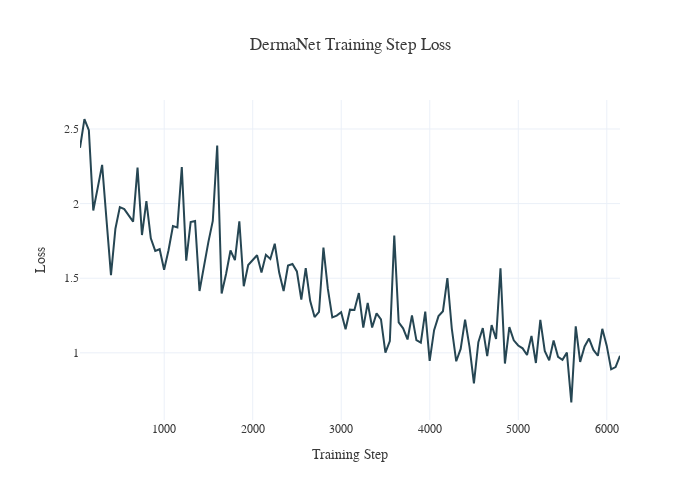

Notebook source saved alongside this figure:
### Markdown cell above
## DermaNet without pretraining

### Code cell
# DermaNet: training step loss
train_step = pd.read_csv('../outputs/results_data/dermanet_training/dermanet_train_step_loss.csv')
fig = px.line(
    train_step,
    x='Step',
    y='Value',
    title='DermaNet Training Step Loss',
    labels={'Step': 'Training Step', 'Value': 'Loss'},
    color_discrete_sequence=[DARK_BG]
)
fig.update_layout(yaxis_range=[0.55, train_step['Value'].max()*1.05], width=700, height=500)
fig.write_image('imgs/dermanet_train_step_loss.png', scale=2)
fig.show()

### Figure 1 — Plotly figure (JSON) as saved in the notebook; plotly's stock layout.template omitted (floating-point values rounded to 4 significant figures)
{"data": [{"hovertemplate": "Training Step=%{x}<br>Loss=%{y}<extra></extra>", "legendgroup": "", "line": {"color": "#264653", "dash": "solid"}, "marker": {"symbol": "circle"}, "mode": "lines", "name": "", "orientation": "v", "showlegend": false, "type": "scatter", "x": [49, 99, 149, 199, 249, 299, 349, 399, 449, 499, 549, 599, 649, 699, 749, 799, 849, 899, 949, 999, 1049, 1099, 1149, 1199, 1249, 1299, 1349, 1399, 1449, 1499, 1549, 1599, 1649, 1699, 1749, 1799, 1849, 1899, 1949, 1999, 2049, 2099, 2149, 2199, 2249, 2299, 2349, 2399, 2449, 2499, 2549, 2599, 2649, 2699, 2749, 2799, 2849, 2899, 2949, 2999, 3049, 3099, 3149, 3199, 3249, 3299, 3349, 3399, 3449, 3499, 3549, 3599, 3649, 3699, 3749, 3799, 3849, 3899, 3949, 3999, 4049, 4099, 4149, 4199, 4249, 4299, 4349, 4399, 4449, 4499, 4549, 4599, 4649, 4699, 4749, 4799, 4849, 4899, 4949, 4999, 5049, 5099, 5149, 5199, 5249, 5299, 5349, 5399, 5449, 5499, 5549, 5599, 5649, 5699, 5749, 5799, 5849, 5899, 5949, 5999, 6049, 6099, 6149], "xaxis": "x", "y": [2.374, 2.566, 2.492, 1.954, 2.106, 2.26, 1.887, 1.52, 1.831, 1.976, 1.963, 1.922, 1.88, 2.241, 1.789, 2.016, 1.767, 1.683, 1.694, 1.557, 1.687, 1.85, 1.841, 2.245, 1.618, 1.876, 1.883, 1.415, 1.583, 1.742, 1.885, 2.389, 1.397, 1.528, 1.686, 1.621, 1.882, 1.447, 1.589, 1.624, 1.654, 1.538, 1.656, 1.629, 1.731, 1.538, 1.415, 1.585, 1.596, 1.546, 1.357, 1.568, 1.349, 1.24, 1.274, 1.706, 1.428, 1.238, 1.25, 1.273, 1.159, 1.289, 1.287, 1.4, 1.169, 1.335, 1.17, 1.264, 1.224, 1.001, 1.079, 1.786, 1.205, 1.164, 1.09, 1.251, 1.085, 1.068, 1.277, 0.9462, 1.152, 1.246, 1.279, 1.501, 1.163, 0.9436, 1.026, 1.223, 1.039, 0.7951, 1.072, 1.166, 0.9782, 1.186, 1.093, 1.566, 0.9285, 1.173, 1.084, 1.049, 1.03, 0.9856, 1.114, 0.9319, 1.22, 1.013, 0.9495, 1.083, 0.973, 0.9538, 1.002, 0.6676, 1.178, 0.939, 1.043, 1.096, 1.02, 0.9805, 1.161, 1.048, 0.8893, 0.9045, 0.9802], "yaxis": "y"}], "layout": {"height": 500, "legend": {"tracegroupgap": 0}, "title": {"text": "DermaNet Training Step Loss"}, "width": 700, "xaxis": {"anchor": "y", "domain": [0, 1], "title": {"text": "Training Step"}}, "yaxis": {"anchor": "x", "domain": [0, 1], "range": [0.55, 2.694], "title": {"text": "Loss"}}}}
